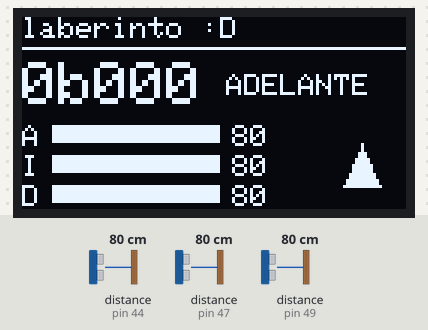
This sketch was run on a simulated Arduino Mega 2560, built with avr-gcc and run on an emulated ATmega2560. Parts: 128×64 one-colour display. Wiring (inferred from the names in the program): 3 × ultrasonic range finder: trigger pin 45, echo pin 44 / trigger pin 46, echo pin 47 / trigger pin 48, echo pin 49. The inputs (shaded band) are chosen by the test bench; at power-on: distance to the obstacle (sensors on pin 44, pin 49, pin 47) 80 cm. The echo pulse lasts 58.3 µs per cm; what the sketch prints to the serial monitor is not drawn.

Above: at 2.2 s.
2.3 s: distance to the obstacle (sensor on pin 44) set to 2 cm
At 2.7 s:
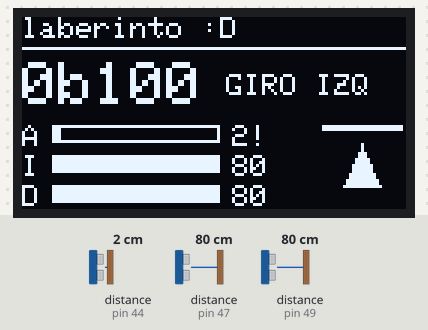
3.9 s: distance to the obstacle (sensor on pin 49) set to 2 cm
At 4.6 s:
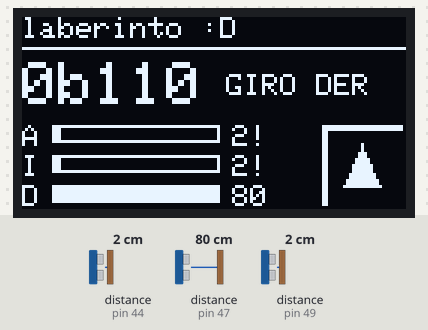
5.5 s: distance to the obstacle (sensor on pin 47) set to 2 cm
At 6.7 s:
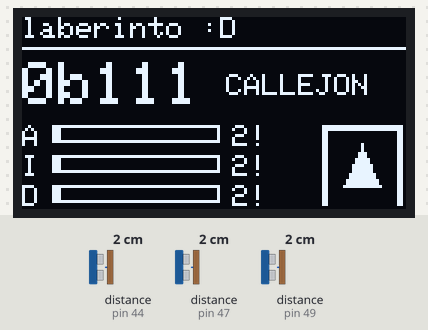
7.0 s: distance to the obstacle (sensor on pin 44) set to 4 cm
At 8.2 s:
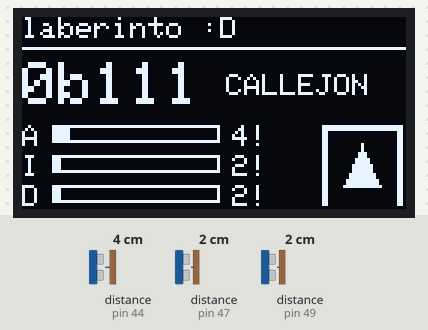
8.7 s: distance to the obstacle (sensor on pin 49) set to 10 cm
At 9.9 s:
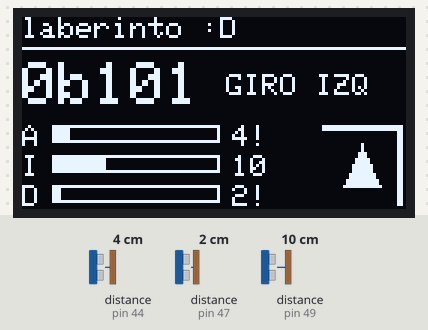
10.2 s: distance to the obstacle (sensor on pin 44) set to 9 cm
At 11.3 s:
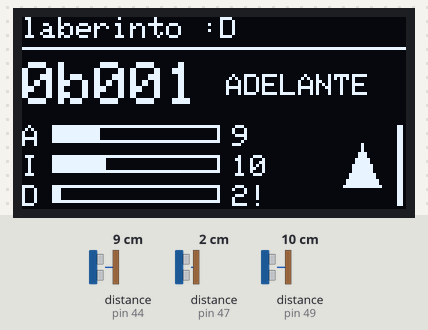
Timing chart, 0 to 12.7 s (numbered marks = the images above; inputs shaded):
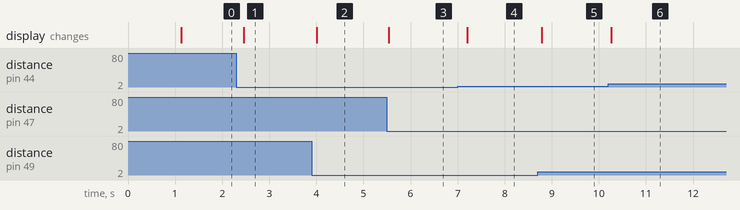

The sketch:

ultrasonicTest.ino
```cpp
#include <Wire.h>
#include <Adafruit_GFX.h>
#include <Adafruit_SSD1306.h>

// ================== SENSORES ULTRASONICOS ==================
const int TRIG_ADELANTE = 45;
const int ECHO_ADELANTE = 44;
const int TRIG_IZQ      = 48;
const int ECHO_IZQ      = 49;
const int TRIG_DER      = 46;
const int ECHO_DER      = 47;

const float DISTANCIA_PARED = 5.0;   // cm para considerar que hay pared


// ================== OLED ==================
// en el Mega: SDA = pin 20, SCL = pin 21
#define SCREEN_WIDTH 128
#define SCREEN_HEIGHT 64
#define OLED_RESET -1
#define OLED_ADDRESS 0x3C

Adafruit_SSD1306 display(SCREEN_WIDTH, SCREEN_HEIGHT, &Wire, OLED_RESET);
bool oledOK = false;
unsigned long tiempo_anterior_oled = 0;

const float DIST_MAX_BARRA = 30.0;     // cm que llena la barra completa
const char* casoAnterior = "";         // para refrescar la oled al instante si cambia el caso


// ================== ULTRASONICOS ==================

float medirDistancia(int trigPin, int echoPin) {
  digitalWrite(trigPin, LOW);
  delayMicroseconds(2);
  digitalWrite(trigPin, HIGH);
  delayMicroseconds(10);
  digitalWrite(trigPin, LOW);

  long duracion = pulseIn(echoPin, HIGH, 12000);   // timeout ~2 m
  if (duracion == 0) return 999;                   // sin eco = camino libre

  return duracion * 0.0343 / 2;
}

// el caso tal cual en binario (Adelante-Izq-Der)
const char* nombreCaso(byte paredes) {
  static const char* const casos[8] = {
    "0b000", "0b001", "0b010", "0b011",
    "0b100", "0b101", "0b110", "0b111"
  };
  return casos[paredes & 0b111];
}

// lo que haria el robot en ese caso
const char* accionCaso(byte paredes) {
  switch (paredes) {
    case 0b111: return "CALLEJON";
    case 0b010:
    case 0b110: return "GIRO DER";
    case 0b100:
    case 0b101: return "GIRO IZQ";
    default:    return "ADELANTE";
  }
}


// ================== OLED ==================

// barrita horizontal de distancia, el "!" indica que ese sensor ve pared
void dibujarBarraDist(int y, char etiqueta, float distancia, bool hayPared) {
  const int x_barra = 10;
  const int ancho_max = 56;

  display.setCursor(0, y);
  display.print(etiqueta);

  int ancho = (int)(constrain(distancia, 0, DIST_MAX_BARRA) / DIST_MAX_BARRA * ancho_max);
  display.drawRect(x_barra, y, ancho_max, 6, SSD1306_WHITE);
  display.fillRect(x_barra, y, ancho, 6, SSD1306_WHITE);

  display.setCursor(x_barra + ancho_max + 4, y);
  if (distancia >= 999) display.print(F("--"));
  else                  display.print(distancia, 0);
  if (hayPared) display.print(F("!"));
}

// mini mapa: triangulo = robot, rayas = paredes detectadas
void dibujarMapa(byte paredes) {
  display.fillTriangle(113, 42, 107, 56, 119, 56, SSD1306_WHITE);

  if (paredes & 0b100) display.fillRect(100, 36, 27, 2, SSD1306_WHITE);   // adelante
  if (paredes & 0b010) display.fillRect(100, 36, 2, 27, SSD1306_WHITE);   // izquierda
  if (paredes & 0b001) display.fillRect(125, 36, 2, 27, SSD1306_WHITE);   // derecha
}

void mostrarOLED(float dA, float dI, float dD, byte paredes, const char* caso, const char* accion) {
  if (!oledOK) return;

  display.clearDisplay();
  display.setTextColor(SSD1306_WHITE);

  // titulo
  display.setTextSize(1);
  display.setCursor(0, 0);
  display.print(F("laberinto :D"));

  display.drawLine(0, 10, 127, 10, SSD1306_WHITE);

  // caso en grande y la accion chiquita al lado
  display.setTextSize(2);
  display.setCursor(0, 15);
  display.print(caso);

  display.setTextSize(1);
  display.setCursor(68, 19);
  display.print(accion);

  // barras de distancia
  dibujarBarraDist(36, 'A', dA, paredes & 0b100);
  dibujarBarraDist(46, 'I', dI, paredes & 0b010);
  dibujarBarraDist(56, 'D', dD, paredes & 0b001);

  dibujarMapa(paredes);

  display.display();
}


// ================== SETUP ==================

void setup() {
  Serial.begin(115200);
  Wire.begin();
  Wire.setClock(400000);

  pinMode(TRIG_ADELANTE, OUTPUT); pinMode(ECHO_ADELANTE, INPUT);
  pinMode(TRIG_IZQ, OUTPUT);      pinMode(ECHO_IZQ, INPUT);
  pinMode(TRIG_DER, OUTPUT);      pinMode(ECHO_DER, INPUT);

  oledOK = display.begin(SSD1306_SWITCHCAPVCC, OLED_ADDRESS);
  if (!oledOK) {
    Serial.println(F("No se encontro OLED, sigo sin pantalla"));
  } else {
    display.clearDisplay();
    display.setTextColor(SSD1306_WHITE);
    display.setTextSize(1);
    display.setCursor(0, 20);
    display.println(F("Iniciando..."));
    display.display();
  }

  delay(1000);
  Serial.println(F("Good to gooooo"));
}


// ================== LOOP ==================

void loop() {
  float dAdelante = medirDistancia(TRIG_ADELANTE, ECHO_ADELANTE);
  delay(10);
  float dIzq = medirDistancia(TRIG_IZQ, ECHO_IZQ);
  delay(10);
  float dDer = medirDistancia(TRIG_DER, ECHO_DER);

  bool paredAdelante = dAdelante < DISTANCIA_PARED;
  bool paredIzq      = dIzq      < DISTANCIA_PARED;
  bool paredDer      = dDer      < DISTANCIA_PARED;

  byte paredes = (paredAdelante << 2) | (paredIzq << 1) | paredDer;
  // 3 digitos: 1 = hay pared, 0 = libre (Adelante-Izq-Der)
  // Ejemplo: 0b110 = pared adelante e izquierda, derecha libre

  const char* caso   = nombreCaso(paredes);
  const char* accion = accionCaso(paredes);

  Serial.print(F("Adelante: ")); Serial.print(dAdelante); Serial.print(F(" cm"));
  Serial.print(F(" | Izq: "));   Serial.print(dIzq);      Serial.print(F(" cm"));
  Serial.print(F(" | Der: "));   Serial.print(dDer);      Serial.print(F(" cm"));
  Serial.print(F(" | Caso: "));  Serial.print(caso);
  Serial.print(F(" ("));         Serial.print(accion);    Serial.println(F(")"));

  // si cambio el caso se actualiza al instante, si no cada 200 ms
  if (strcmp(caso, casoAnterior) != 0 || millis() - tiempo_anterior_oled >= 200) {
    tiempo_anterior_oled = millis();
    casoAnterior = caso;
    mostrarOLED(dAdelante, dIzq, dDer, paredes, caso, accion);
  }

  delay(20);
}
```

leer_dos_colores.cpp
```cpp
#include <Wire.h>
#include <Adafruit_GFX.h>
#include <Adafruit_SSD1306.h>
#include "Adafruit_TCS34725.h"

// - Configuración para la pantalla OLED y multiplexor -
#define SCREEN_WIDTH 128
#define SCREEN_HEIGHT 64
#define OLED_RESET -1
#define OLED_ADDRESS 0x3C
#define TCA_ADDR 0x70

Adafruit_SSD1306 display(
  SCREEN_WIDTH,
  SCREEN_HEIGHT,
  &Wire,
  OLED_RESET
);

// - Dos sensores de color TCS34725 en el multiplexor -
Adafruit_TCS34725 tcs1 = Adafruit_TCS34725(TCS34725_INTEGRATIONTIME_50MS, TCS34725_GAIN_4X);
Adafruit_TCS34725 tcs2 = Adafruit_TCS34725(TCS34725_INTEGRATIONTIME_50MS, TCS34725_GAIN_4X);

// Definición del tipo de dato movida arriba para evitar el error del preprocesador
enum DominantChannel { RED_DOMINANT, GREEN_DOMINANT, BLUE_DOMINANT };

// Calibra este valor con tu sensor
const uint16_t BLACK_CLEAR_MAX = 300;   // clear por debajo de esto = negro

// Umbral para separar rojo de naranja (calibrado con tus lecturas)
// Rojo da ~0.06-0.08, naranja da ~0.24-0.28
const float ORANGE_MIN_RATIO = 0.16;    // (G - B) / R

// --- NUEVO: Umbrales para separar verde de amarillo cuando domina el verde ---
// Tus lecturas de verde: R/G = 0.57 - 0.79, B/G = 0.51 - 0.60
// El amarillo real tiene mucho rojo Y poco azul.
const float YELLOW_RG_STRONG = 0.85;    // R/G mayor a esto = amarillo seguro
const float YELLOW_RG_WEAK   = 0.75;    // R/G entre WEAK y STRONG = amarillo solo si hay poco azul
const float YELLOW_BG_MAX    = 0.50;    // B/G menor a esto = poco azul (típico del amarillo)

// Función para seleccionar el canal del multiplexor PCA9548A
void tcaselect(uint8_t i) {
  if (i > 7) return;
  Wire.beginTransmission(TCA_ADDR);
  Wire.write(1 << i);
  Wire.endTransmission();
}

DominantChannel get_dominant_channel(float red_value, float green_value, float blue_value) {
  if (red_value >= green_value && red_value >= blue_value) return RED_DOMINANT;
  if (green_value >= red_value && green_value >= blue_value) return GREEN_DOMINANT;
  return BLUE_DOMINANT;
}

const char* classify_red(float red_value, float green_value, float blue_value) {
  if (blue_value > 0.4 * red_value && blue_value > 0.6 * green_value) return "Pink";
  if (green_value > 0.7 * red_value) return "Yellow";

  // Qué tanto sobresale el verde sobre el azul, relativo al rojo
  float orange_ratio = (green_value - blue_value) / red_value;
  if (orange_ratio > ORANGE_MIN_RATIO) return "Orange";

  return "Red";
}

// --- MODIFICADO: ahora usa rojo Y azul para decidir entre verde y amarillo ---
const char* classify_green(float red_value, float green_value, float blue_value) {
  float rg = red_value  / green_value;   // cuánto rojo hay respecto al verde
  float bg = blue_value / green_value;   // cuánto azul hay respecto al verde

  // Amarillo claro: casi tanto rojo como verde
  if (rg > YELLOW_RG_STRONG) return "Yellow";

  // Zona dudosa: solo es amarillo si además tiene poco azul
  if (rg > YELLOW_RG_WEAK && bg < YELLOW_BG_MAX) return "Yellow";

  if (blue_value > 0.75 * green_value) return "Cyan";
  return "Green";
}

const char* classify_blue(float red_value, float green_value, float blue_value) {
  if (red_value > 0.75 * blue_value) return "Purple / Magenta";
  if (green_value > 0.75 * blue_value) return "Cyan";
  return "Blue";
}

const char* get_color_name(float red_value, float green_value, float blue_value, uint16_t clear_value) {
  float highest_channel = max(red_value, max(green_value, blue_value));
  float lowest_channel  = min(red_value, min(green_value, blue_value));
  float channel_spread  = highest_channel - lowest_channel;

  if (clear_value < BLACK_CLEAR_MAX) return "Black / Dark";
  if (channel_spread < 45) return "White";

  switch (get_dominant_channel(red_value, green_value, blue_value)) {
    case RED_DOMINANT:   return classify_red(red_value, green_value, blue_value);
    case GREEN_DOMINANT: return classify_green(red_value, green_value, blue_value);
    case BLUE_DOMINANT:  return classify_blue(red_value, green_value, blue_value);
  }
  return "Unknown";
}

void read_color(Adafruit_TCS34725 &sensor, uint8_t canal, float* red, float* green, float* blue, uint16_t* clear) {
  tcaselect(canal);
  uint16_t raw_red, raw_green, raw_blue;

  sensor.setInterrupt(false);  // encender luz del sensor
  delay(60);                   // espera de lectura (50ms)
  sensor.getRawData(&raw_red, &raw_green, &raw_blue, clear);
  sensor.setInterrupt(true);   // apagar luz del sensor

  if (*clear == 0) {
    *red = 0; *green = 0; *blue = 0;
    return;
  }
  *red   = (float)raw_red   / *clear * 255.0;
  *green = (float)raw_green / *clear * 255.0;
  *blue  = (float)raw_blue  / *clear * 255.0;
}

// --- NUEVO: imprime valores y proporciones por serie para calibrar ---
void imprimirDebug(const char* etiqueta, const char* nombre, float r, float g, float b, uint16_t c) {
  Serial.print(etiqueta);
  Serial.print(F(" -> "));
  Serial.print(nombre);
  Serial.print(F("  R:")); Serial.print((int)r);
  Serial.print(F(" G:"));  Serial.print((int)g);
  Serial.print(F(" B:"));  Serial.print((int)b);
  Serial.print(F(" C:"));  Serial.print(c);
  if (g > 0) {
    Serial.print(F("  R/G:")); Serial.print(r / g, 2);
    Serial.print(F(" B/G:"));  Serial.print(b / g, 2);
  }
  Serial.println();
}

// - Funciones de la OLED (Canal 4) -
void mostrarOLED(const char* name1, float r1, float g1, float b1, const char* name2, float r2, float g2, float b2) {
  tcaselect(4); // Seleccionar canal de la OLED
  display.clearDisplay();
  display.setTextColor(SSD1306_WHITE);

  // Sensor 1 (Canal 2)
  display.setTextSize(1);
  display.setCursor(0, 0);
  display.print(F("S1(C2): ")); display.println(name1);
  display.setCursor(0, 9);
  display.print(F("R:")); display.print((int)r1);
  display.print(F(" G:")); display.print((int)g1);
  display.print(F(" B:")); display.print((int)b1);

  display.drawLine(0, 29, 127, 29, SSD1306_WHITE);

  // Sensor 2 (Canal 3)
  display.setCursor(0, 34);
  display.print(F("S2(C3): ")); display.println(name2);
  display.setCursor(0, 43);
  display.print(F("R:")); display.print((int)r2);
  display.print(F(" G:")); display.print((int)g2);
  display.print(F(" B:")); display.print((int)b2);

  display.display();
}

void mostrarErrorOLED(const __FlashStringHelper *mensaje) {
  tcaselect(4);
  display.clearDisplay();
  display.setTextColor(SSD1306_WHITE);
  display.setTextSize(1);
  display.setCursor(0, 20);
  display.println(F("ERROR:"));
  display.setCursor(0, 35);
  display.println(mensaje);
  display.display();
}

void setup() {
  Serial.begin(115200);
  Wire.begin();

  // Inicializar OLED en Canal 4
  tcaselect(4);
  if (!display.begin(SSD1306_SWITCHCAPVCC, OLED_ADDRESS)) {
    Serial.println(F("No se encontro OLED en canal 4"));
    while (true) { delay(100); }
  }

  display.clearDisplay();
  display.setTextColor(SSD1306_WHITE);
  display.setTextSize(1);
  display.setCursor(0, 20);
  display.println(F("Iniciando sensores..."));
  display.display();

  // Inicializar Sensor 1 en Canal 2
  tcaselect(2);
  if (tcs1.begin()) {
    Serial.println(F("Sensor 1 encontrado en canal 2"));
  } else {
    Serial.println(F("No se encontro Sensor 1"));
    mostrarErrorOLED(F("Falta Sensor 1 (C2)"));
    while (1) { delay(100); }
  }

  // Inicializar Sensor 2 en Canal 3
  tcaselect(3);
  if (tcs2.begin()) {
    Serial.println(F("Sensor 2 encontrado en canal 3"));
  } else {
    Serial.println(F("No se encontro Sensor 2"));
    mostrarErrorOLED(F("Falta Sensor 2 (C3)"));
    while (1) { delay(100); }
  }

  delay(500);
}

void loop() {
  float r1, g1, b1, r2, g2, b2;
  uint16_t clear1, clear2;

  // Leer Sensor 1 (Canal 2)
  read_color(tcs1, 2, &r1, &g1, &b1, &clear1);
  const char* name1 = get_color_name(r1, g1, b1, clear1);

  // Leer Sensor 2 (Canal 3)
  read_color(tcs2, 3, &r2, &g2, &b2, &clear2);
  const char* name2 = get_color_name(r2, g2, b2, clear2);

  // Imprimir por puerto serie (con valores y proporciones para calibrar)
  imprimirDebug("S1", name1, r1, g1, b1, clear1);
  imprimirDebug("S2", name2, r2, g2, b2, clear2);

  // Mostrar ambos en la OLED (Canal 4)
  mostrarOLED(name1, r1, g1, b1, name2, r2, g2, b2);

  delay(500);
}
```

Measured:
- after the input at 2.3 s, the display: changes after 0.15 s (image 1)
- after the input at 3.9 s, the display: changes after 0.11 s (image 2)
- after the input at 5.5 s, the display: changes at once (image 3)
- after the input at 7.0 s, the display: changes after 0.20 s (image 4)
- after the input at 8.7 s, the display: changes after 0.09 s (image 5)
- after the input at 10.2 s, the display: changes after 0.06 s (image 6)
